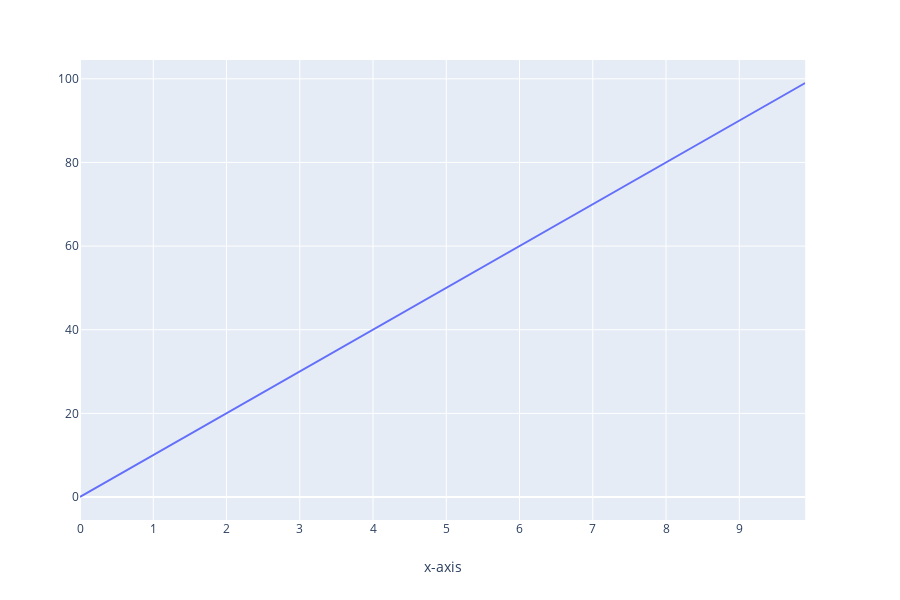

Notebook cell for this chart:
### Code cell
px.line(x,y,labels={"x":"x-axis","index":"y-axis"})

### Figure 1 — Plotly figure (JSON) as saved in the notebook; plotly's stock layout.template omitted (floating-point values rounded to 4 significant figures)
{"data": [{"hoverlabel": {"namelength": 0}, "hovertemplate": "x-axis=%{x}", "legendgroup": "", "line": {"color": "#636efa", "dash": "solid"}, "mode": "lines", "name": "", "showlegend": false, "type": "scatter", "x": [0, 0.1, 0.2, 0.3, 0.4, 0.5, 0.6, 0.7, 0.8, 0.9, 1, 1.1, 1.2, 1.3, 1.4, 1.5, 1.6, 1.7, 1.8, 1.9, 2, 2.1, 2.2, 2.3, 2.4, 2.5, 2.6, 2.7, 2.8, 2.9, 3, 3.1, 3.2, 3.3, 3.4, 3.5, 3.6, 3.7, 3.8, 3.9, 4, 4.1, 4.2, 4.3, 4.4, 4.5, 4.6, 4.7, 4.8, 4.9, 5, 5.1, 5.2, 5.3, 5.4, 5.5, 5.6, 5.7, 5.8, 5.9, 6, 6.1, 6.2, 6.3, 6.4, 6.5, 6.6, 6.7, 6.8, 6.9, 7, 7.1, 7.2, 7.3, 7.4, 7.5, 7.6, 7.7, 7.8, 7.9, 8, 8.1, 8.2, 8.3, 8.4, 8.5, 8.6, 8.7, 8.8, 8.9, 9, 9.1, 9.2, 9.3, 9.4, 9.5, 9.6, 9.7, 9.8, 9.9], "xaxis": "x", "yaxis": "y"}], "layout": {"height": 600, "legend": {"tracegroupgap": 0}, "margin": {"t": 60}, "xaxis": {"anchor": "y", "domain": [0, 0.98], "title": {"text": "x-axis"}}, "yaxis": {"anchor": "x", "domain": [0, 1]}}}
